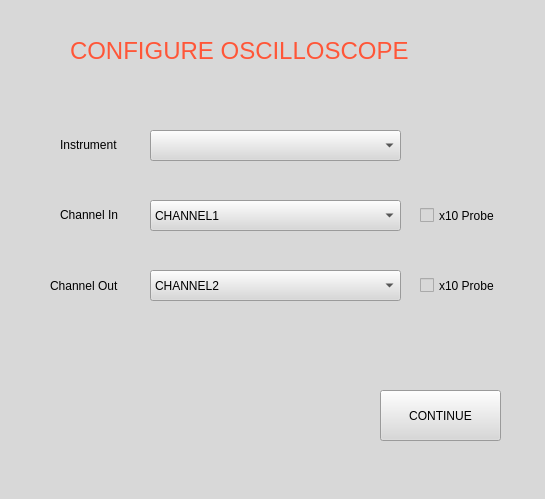
<?xml version="1.0" encoding="UTF-8"?>
<ui version="4.0">
 <class>MainWindow</class>
 <widget class="QMainWindow" name="MainWindow">
  <property name="geometry">
   <rect>
    <x>0</x>
    <y>0</y>
    <width>545</width>
    <height>499</height>
   </rect>
  </property>
  <property name="windowTitle">
   <string>MainWindow</string>
  </property>
  <property name="styleSheet">
   <string notr="true">background-color: rgb(216, 216, 216);</string>
  </property>
  <widget class="QWidget" name="centralwidget">
   <widget class="QLabel" name="label">
    <property name="geometry">
     <rect>
      <x>70</x>
      <y>20</y>
      <width>401</width>
      <height>61</height>
     </rect>
    </property>
    <property name="font">
     <font>
      <family>MS Shell Dlg 2</family>
      <pointsize>18</pointsize>
      <weight>9</weight>
      <italic>false</italic>
      <bold>false</bold>
     </font>
    </property>
    <property name="styleSheet">
     <string notr="true">font: 75 18pt &quot;MS Shell Dlg 2&quot;;
color: rgb(255, 86, 56);</string>
    </property>
    <property name="text">
     <string>CONFIGURE OSCILLOSCOPE</string>
    </property>
   </widget>
   <widget class="QLabel" name="label_2">
    <property name="geometry">
     <rect>
      <x>60</x>
      <y>134</y>
      <width>91</width>
      <height>21</height>
     </rect>
    </property>
    <property name="text">
     <string>Instrument</string>
    </property>
   </widget>
   <widget class="QLabel" name="label_3">
    <property name="geometry">
     <rect>
      <x>60</x>
      <y>204</y>
      <width>91</width>
      <height>21</height>
     </rect>
    </property>
    <property name="text">
     <string>Channel In</string>
    </property>
   </widget>
   <widget class="QComboBox" name="channelInBox">
    <property name="geometry">
     <rect>
      <x>150</x>
      <y>200</y>
      <width>251</width>
      <height>31</height>
     </rect>
    </property>
    <item>
     <property name="text">
      <string>CHANNEL1</string>
     </property>
    </item>
    <item>
     <property name="text">
      <string>CHANNEL2</string>
     </property>
    </item>
    <item>
     <property name="text">
      <string>CHANNEL3</string>
     </property>
    </item>
    <item>
     <property name="text">
      <string>CHANNEL4</string>
     </property>
    </item>
   </widget>
   <widget class="QPushButton" name="continueButton">
    <property name="geometry">
     <rect>
      <x>380</x>
      <y>390</y>
      <width>121</width>
      <height>51</height>
     </rect>
    </property>
    <property name="text">
     <string>CONTINUE</string>
    </property>
   </widget>
   <widget class="QCheckBox" name="probeInCheck">
    <property name="geometry">
     <rect>
      <x>420</x>
      <y>200</y>
      <width>81</width>
      <height>31</height>
     </rect>
    </property>
    <property name="text">
     <string>x10 Probe</string>
    </property>
   </widget>
   <widget class="QCheckBox" name="probeOutCheck">
    <property name="geometry">
     <rect>
      <x>420</x>
      <y>270</y>
      <width>81</width>
      <height>31</height>
     </rect>
    </property>
    <property name="text">
     <string>x10 Probe</string>
    </property>
   </widget>
   <widget class="QLabel" name="label_4">
    <property name="geometry">
     <rect>
      <x>50</x>
      <y>276</y>
      <width>91</width>
      <height>20</height>
     </rect>
    </property>
    <property name="text">
     <string>Channel Out</string>
    </property>
   </widget>
   <widget class="QComboBox" name="channelOutBox">
    <property name="geometry">
     <rect>
      <x>150</x>
      <y>270</y>
      <width>251</width>
      <height>31</height>
     </rect>
    </property>
    <property name="currentText">
     <string>CHANNEL2</string>
    </property>
    <property name="currentIndex">
     <number>1</number>
    </property>
    <item>
     <property name="text">
      <string>CHANNEL1</string>
     </property>
    </item>
    <item>
     <property name="text">
      <string>CHANNEL2</string>
     </property>
    </item>
    <item>
     <property name="text">
      <string>CHANNEL3</string>
     </property>
    </item>
    <item>
     <property name="text">
      <string>CHANNEL4</string>
     </property>
    </item>
   </widget>
   <widget class="QLabel" name="errorLabel">
    <property name="geometry">
     <rect>
      <x>30</x>
      <y>350</y>
      <width>491</width>
      <height>20</height>
     </rect>
    </property>
    <property name="text">
     <string/>
    </property>
    <property name="alignment">
     <set>Qt::AlignCenter</set>
    </property>
   </widget>
   <widget class="QComboBox" name="visaStringOsc">
    <property name="geometry">
     <rect>
      <x>150</x>
      <y>130</y>
      <width>251</width>
      <height>31</height>
     </rect>
    </property>
   </widget>
  </widget>
  <widget class="QStatusBar" name="statusbar"/>
 </widget>
 <resources/>
 <connections/>
</ui>
